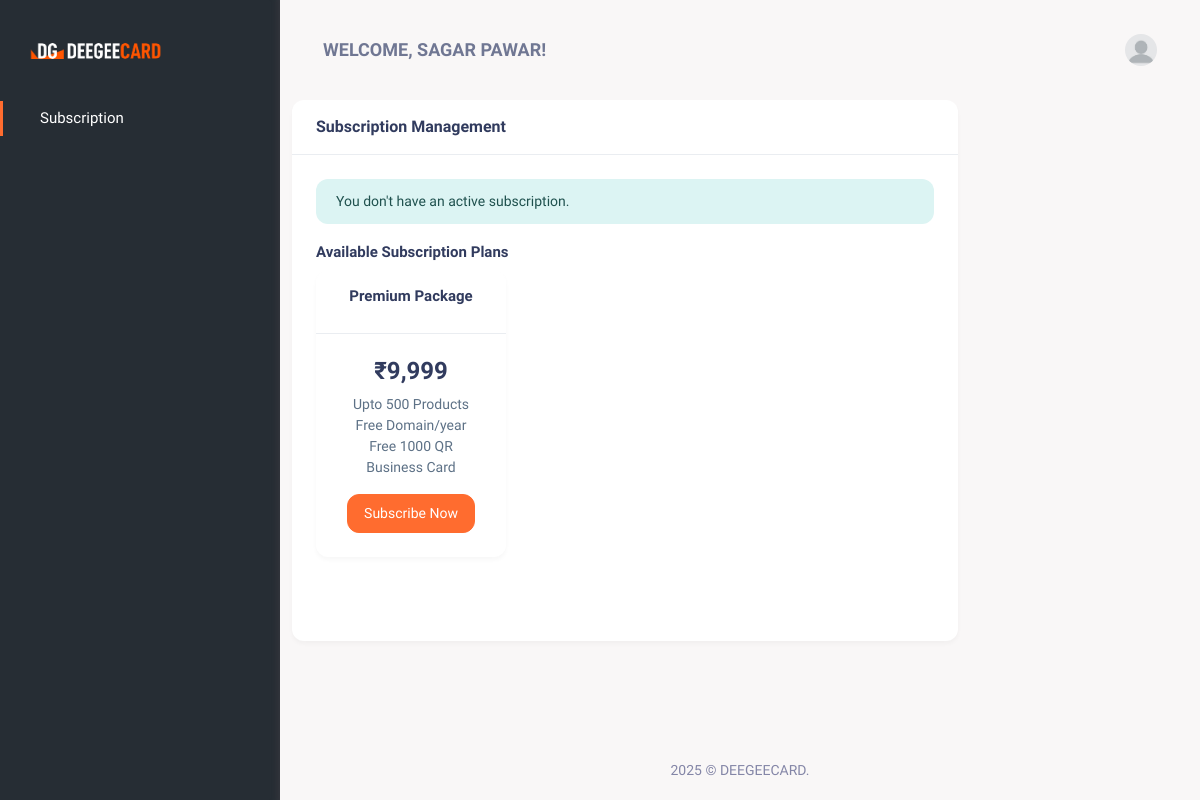
/subscription.php (signed in), run on an earlier commit of the app's database.
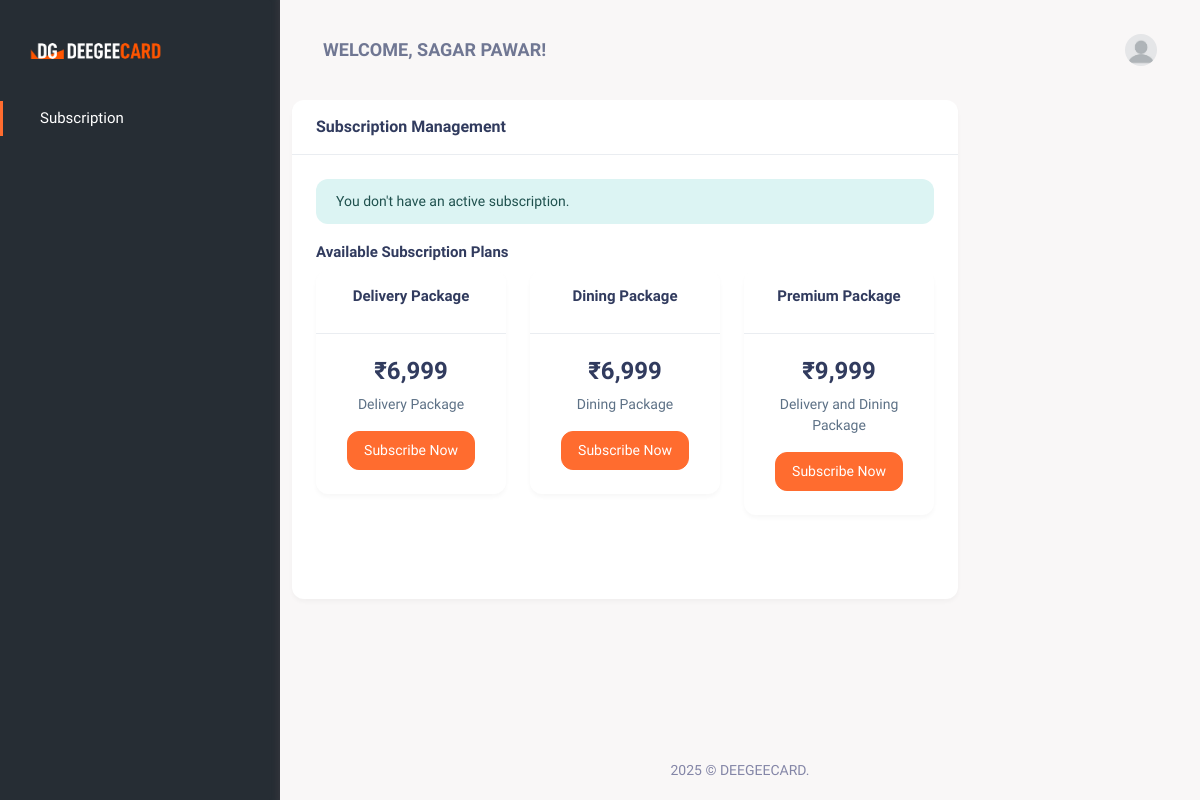
And on a later commit of the database.
### tables this page shows
CREATE TABLE `packages` (
  `id` int(11) NOT NULL,
  `name` varchar(255) NOT NULL,
  `description` text,
  `price` decimal(10,2) NOT NULL,
  `duration` int(11) DEFAULT NULL,
  `status` varchar(10) DEFAULT 'active',
  `created_at` timestamp NOT NULL DEFAULT CURRENT_TIMESTAMP,
  `updated_at` timestamp NOT NULL DEFAULT CURRENT_TIMESTAMP ON UPDATE CURRENT_TIMESTAMP,
  `is_featured` tinyint(1) DEFAULT '0',
  `is_active` tinyint(1) DEFAULT '1'
);

### subscription.php (the view, shortened to what the changed rows need)
<?php
require 'db_connection.php';
$user_id = $_SESSION['user_id'];
$current_subscription = null;
$sql_subscription = "SELECT s.package_id, s.start_date, s.end_date, s.status, p.name as package_name, p.price
                    FROM subscriptions s
                    JOIN packages p ON s.package_id = p.id
                    WHERE s.user_id = ? AND s.status = 'active'";
$stmt_sub = $conn->prepare($sql_subscription);
if ($stmt_sub) {
    $stmt_sub->bind_param("i", $user_id);
    $stmt_sub->execute();
    $result = $stmt_sub->get_result();
    $current_subscription = $result->fetch_assoc();
}
$packages = [];
$current_package_id = $current_subscription['package_id'] ?? null;
if ($current_package_id == 1 || $current_package_id == 2) {
    $sql_current = "SELECT id, name, price, description, duration FROM packages WHERE id = ?";
    $stmt_current = $conn->prepare($sql_current);
    $stmt_current->bind_param("i", $current_package_id);
    $stmt_current->execute();
    $result_current = $stmt_current->get_result();
    if ($row = $result_current->fetch_assoc()) {
        $packages[] = $row;
    }
    $stmt_current->close();
    $sql_premium = "SELECT id, name, price, description, duration FROM packages WHERE id = 3";
    $result_premium = $conn->query($sql_premium);
    if ($row = $result_premium->fetch_assoc()) {
        $packages[] = $row;
    }
}
elseif ($current_package_id == 3) {
    $sql_premium = "SELECT id, name, price, description, duration FROM packages WHERE id = 3";
    $result_premium = $conn->query($sql_premium);
    if ($row = $result_premium->fetch_assoc()) {
        $packages[] = $row;
    }
}
else {
    $sql_packages = "SELECT id, name, price, description, duration FROM packages WHERE status = 'active'";
    $result_packages = $conn->query($sql_packages);
    if ($result_packages) {
        while ($row = $result_packages->fetch_assoc()) {
            $packages[] = $row;
        }
    }
}
?>
<!DOCTYPE html>
<html lang="en">
<head>
    <link href="assets/css/vendor.min.css" rel="stylesheet" type="text/css" />
    <link href="assets/css/icons.min.css" rel="stylesheet" type="text/css" />
    <link href="assets/css/app.min.css" rel="stylesheet" type="text/css" />
    <link href="assets/css/style.css" rel="stylesheet" type="text/css" />
</head>
<body>
    <div class="wrapper">
        <div class="page-content">
            <div class="container">
                <div class="row">
                    <div class="col-xl-9">
                        <div class="card">
                            <div class="card-body">
<div class="available-packages">
    <div class="row">
        <?php foreach ($packages as $package): ?>
            <div class="col-md-4 mb-4">
                <div class="card">
                    <div class="card-header">
                        <h5 class="text-center"><?php echo htmlspecialchars($package['name']); ?></h5>
                    </div>
                    <div class="card-body text-center">
                        <h3>₹<?php echo number_format($package['price']); ?></h3>
                        <p><?php echo nl2br(htmlspecialchars($package['description'])); ?></p>
                        <button class="btn btn-primary subscribe-btn"
                            data-package-id="<?php echo $package['id']; ?>"
                            data-package-name="<?php echo htmlspecialchars($package['name']); ?>"
                            data-package-price="<?php echo $package['price']; ?>">
                            <?php
                                if ($current_package_id && $package['id'] == 3 && $current_package_id != 3) {
                                    echo "Upgrade to Premium";
                                } else {
                                    echo "Subscribe Now";
                                }
                            ?>
                        </button>
                    </div>
                </div>
            </div>
        <?php endforeach; ?>
    </div>
</div>
                            </div>
                        </div>
                    </div>
                </div>
            </div>
        </div>
    </div>
</body>
</html>

What changed in the data, as far as the page shows it:
now on this page (row edited): packages: name "Delivery Package", price "6,999", description "Delivery Package"
now on this page (row edited): packages: name "Dining Package", price "6,999", description "Dining Package"
changed packages "Premium Package": description "Upto 500 Products Free Domain/year Free 1000 QR Business Card" → "Delivery and Dining Package"
